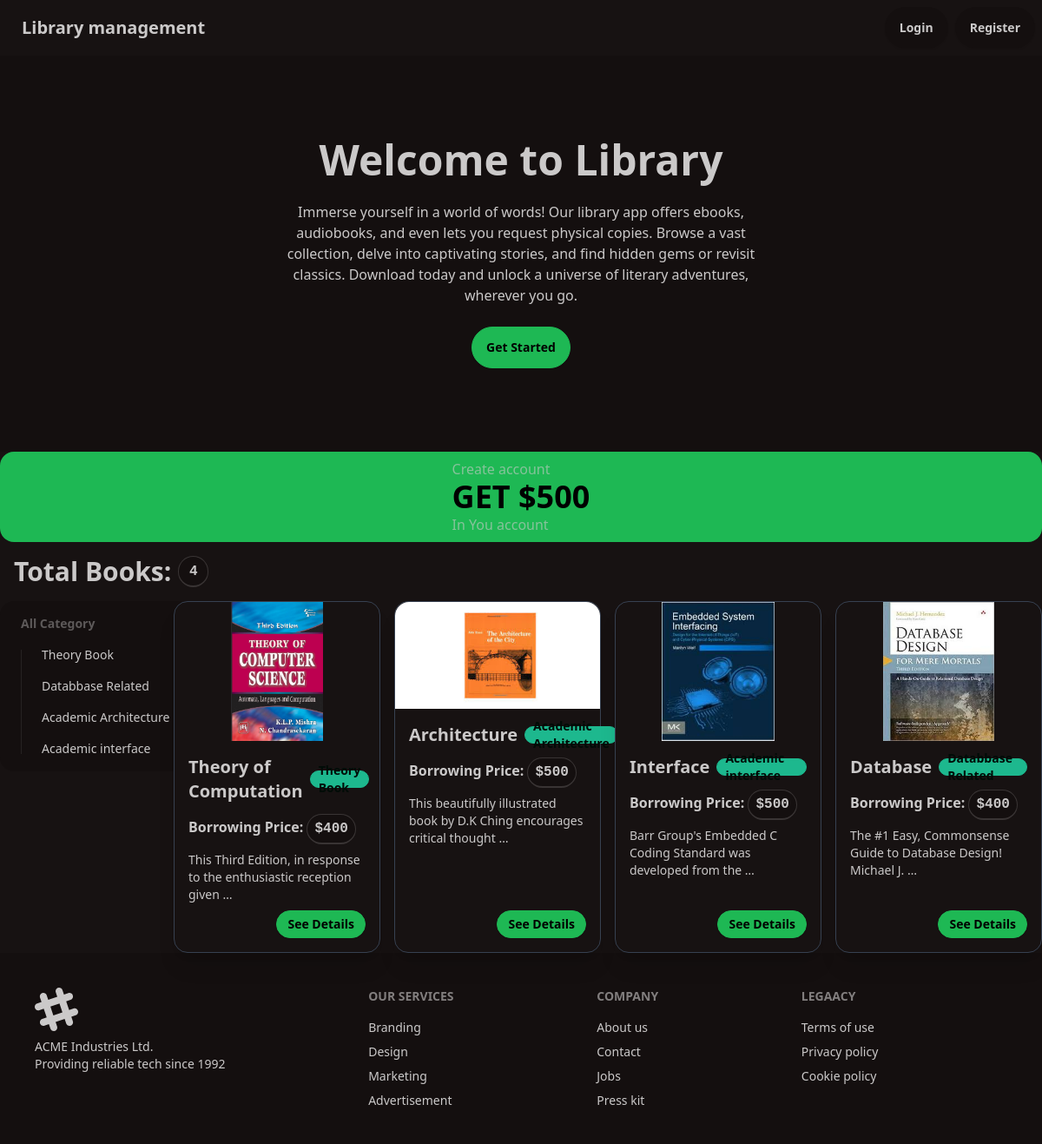
The page / on the database its author committed.
### categories/models.py (models this page shows, shortened)
class Category(models.Model):
    name = models.CharField(max_length=100)
    slug = models.SlugField(max_length=100, unique=True, blank=True, null=True)

### books/models.py (models this page shows, shortened)
class Book(models.Model):
    title = models.CharField(max_length=100)
    description = models.TextField()
    category = models.ForeignKey(Category, on_delete=models.CASCADE, related_name='books', default=False)
    price = models.DecimalField(max_digits=12, decimal_places=0)
    image = models.ImageField(upload_to='books/media/uploads/', null=True, blank=True)
    quantity = models.IntegerField(default=0)

### core/views.py (the view)
# urls.py: 2. Add a URL to urlpatterns:  path('', Home.as_view(), name='home')
class Home(TemplateView):
    template_name = 'core/index.html'
    def get_context_data(self, **kwargs):
        context = super().get_context_data(**kwargs)
        category_slug = self.kwargs.get('category', None)
        if category_slug is not None:
            category = Category.objects.get(slug=category_slug)
            books = Book.objects.filter(category=category)
        else:
            books = Book.objects.all()
        categories = Category.objects.all()
        context['categories'] = categories
        context['books'] = books
        return context

### core/templates/core/index.html
{% extends "core/base.html" %} {% block head_title %} Library Management {% endblock %}
{% block body %}
<section>
  <div class="hero bg-base-200 py-20">
    <div class="hero-content text-center">
      <div class="max-w-xl">
        <h1 class="text-5xl font-bold">Welcome to Library</h1>
        <p class="py-6">
          Immerse yourself in a world of words! Our library app offers ebooks,
          audiobooks, and even lets you request physical copies. Browse a vast
          collection, delve into captivating stories, and find hidden gems or
          revisit classics. Download today and unlock a universe of literary
          adventures, wherever you go.
        </p>
        <a href='{% url "profile" %}' class="btn btn-primary">Get Started</a>
      </div>
    </div>
  </div>
  <div class="stats bg-primary text-primary-content flex justify-center">
    <div class="center my-2">
      <div class="stat-title">Create account</div>
      <div class="stat-value">GET $500</div>
      <div class="stat-title">In You account</div>
    </div>
  </div>
  <h1 class="p-4 text-3xl font-bold flex justify-start gap-2 items-center">
    Total Books: <kbd class="kbd kbd-md">{{books|length}}</kbd>
  </h1>
  <div class="grid grid-cols-6">
    <div class="col-span-1">
      <ul class="menu bg-base-200 w-56 rounded-box">
        <li>
          <h2 class="menu-title">All Category</h2>
          <ul>
            {% for cat in categories %}
            <li><a href='{% url "filter_home" cat.slug %}'> {{cat.name}} </a></li>
            {% endfor %}
          </ul>
        </li>
      </ul>
    </div>
    <div class="col-span-5 grid grid-cols-4 gap-4">
      {% for book in books %}
      <div
        class="card card-compact w-full bg-base-100 shadow-xl border border-gray-700"
      >
        <figure>
          <img class="max-h-40" src="{{book.image.url}}" alt="{{book.title}}" />
        </figure>
        <div class="card-body">
          <h2 class="card-title">
            {{book.title}}
            <div class="badge badge-secondary">{{book.category.name}}</div>
          </h2>
          <h2 class="text-base font-semibold">
            Borrowing Price:
            <kbd class="kbd kbd-md">${{book.price}}</kbd>
          </h2>
          <p>{{book.description|truncatewords:10}}</p>
          <div class="card-actions justify-end">
            <a href='{% url "book_details" book.id %}' class="btn btn-primary btn-sm">See Details</a>
          </div>
        </div>
      </div>
      {% endfor %}
    </div>
  </div>
</section>
{% endblock %}

### core/templates/core/base.html (shortened to what this page needs)
<!DOCTYPE html>
<html data-theme='forest' lang="en">
  <head>
    <link
      href="https://cdn.jsdelivr.net/npm/daisyui@4.11.1/dist/full.min.css"
      rel="stylesheet"
      type="text/css"
    />
    <script src="https://cdn.tailwindcss.com"></script>
  </head>
  <body>
    {% include "core/navbar.html" %}
    <div id='main'>
      {% block body %}{% endblock  %}
    </div>
    {% include "core/footer.html" %}
  </body>
</html>

### core/templates/core/navbar.html (shortened to what this page needs)
<nav class="navbar bg-base-100">
    <div class="navbar-start">
      <a href='{% url "home" %}' class="btn btn-ghost text-xl">Library management</a>
    </div>
    <div class="navbar-center hidden lg:flex">
      <ul class="menu menu-horizontal px-1">
      </ul>
    </div>
    {% if user.is_authenticated %}
    <div class="navbar-end flex gap-2">
      <a href='{% url "profile" %}' class="btn">Profile</a>
      <form action='{% url "logout" %}' method='post'>
        {% csrf_token %}
      <button type="submit" class='btn'>Logout</button>
      </form>
    </div>
    {% else %}
    <div class="navbar-end flex gap-2">
      <a href='{% url "login" %}' class="btn">Login</a>
      <a href='{% url "register" %}' class="btn">Register</a>
    </div>
    {% endif %}
  </nav>

### core/templates/core/footer.html (shortened to what this page needs)
<footer class="footer p-10 bg-base-200 text-base-content">
    <aside>
      <p>ACME Industries Ltd.<br>Providing reliable tech since 1992</p>
    </aside>
    <nav>
      <h6 class="footer-title">Our Services</h6>
      <a class="link link-hover">Branding</a>
      <a class="link link-hover">Design</a>
      <a class="link link-hover">Marketing</a>
      <a class="link link-hover">Advertisement</a>
    </nav>
    <nav>
      <h6 class="footer-title">Company</h6>
      <a class="link link-hover">About us</a>
      <a class="link link-hover">Contact</a>
      <a class="link link-hover">Jobs</a>
      <a class="link link-hover">Press kit</a>
    </nav>
    <nav>
      <h6 class="footer-title">Legaacy</h6>
      <a class="link link-hover">Terms of use</a>
      <a class="link link-hover">Privacy policy</a>
      <a class="link link-hover">Cookie policy</a>
    </nav>
  </footer>

### rows shown on the page
Category: name "Theory Book"
Category: name "Databbase Related"
Category: name "Academic Architecture"
Category: name "Academic interface"
Book: image (picture), title "Theory of Computation", category.name "Theory Book", price "400", description "This Third Edition, in response to the enthusiastic reception given …"
Book: image (picture), title "Architecture", category.name "Academic Architecture", price "500", description "This beautifully illustrated book by D.K Ching encourages critical thought …"
Book: image (picture), title "Interface", category.name "Academic interface", price "500", description "Barr Group's Embedded C Coding Standard was developed from the …"
Book: image (picture), title "Database", category.name "Databbase Related", price "400", description "The #1 Easy, Commonsense Guide to Database Design! Michael J. …"

### other values the page prints
{{ books|length }} "4"
